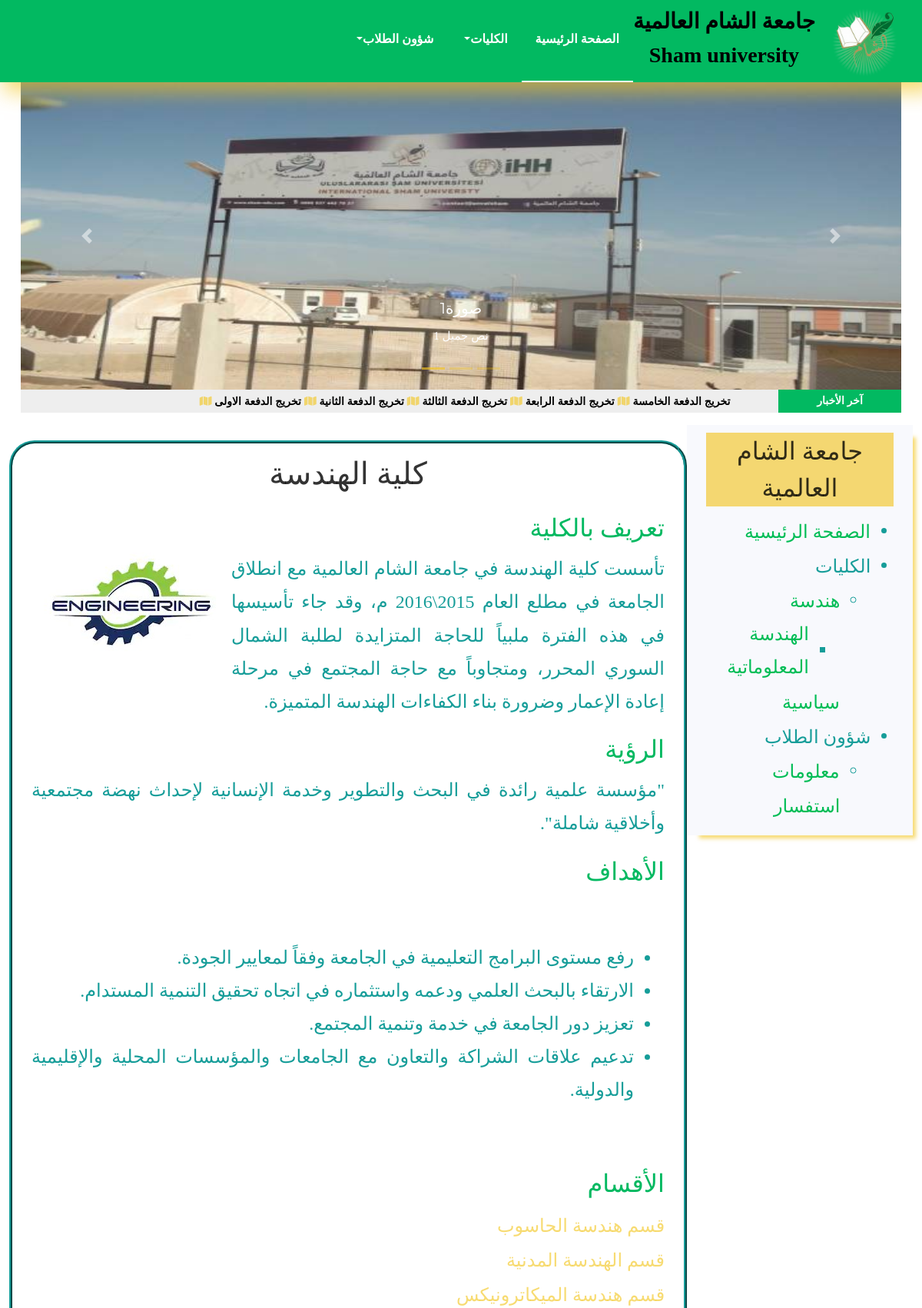
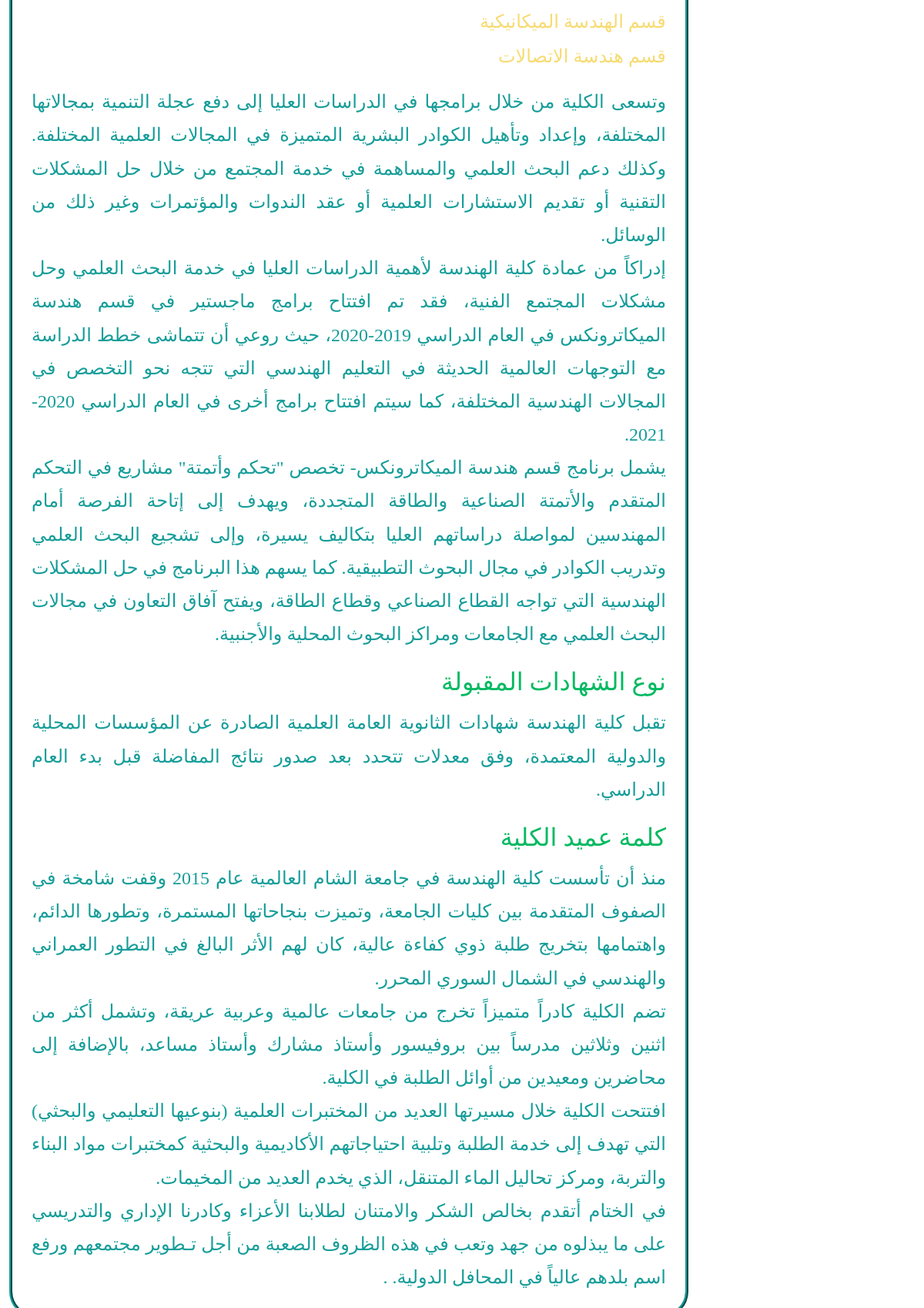
/nav14 (upper part), run on the app's committed database (2 pictures, top to bottom).
### structure/models.py (models this page shows, shortened)
class NavBar(models.Model):
    NAVName = models.CharField(max_length=50)
    NAVHasFather = models.ForeignKey('self', on_delete=models.CASCADE, blank=True, null=True)
    NAVHtml = RichTextUploadingField( blank=True, null=True)
    NAVSlug = models.SlugField(blank=True, null=True)
    def __str__(self):
        return self.NAVName

class MotionImage(models.Model):
    MITitle = models.CharField(max_length=100, default="")
    MIDetail = models.TextField( blank=True, null=True)
    MIImage = models.ImageField(upload_to='motion/', blank=True, null=True)
    MIVisible = models.BooleanField()
    MIRelation = models.ForeignKey(NavBar, on_delete=models.CASCADE, blank=True, null=True)

class News(models.Model):
    NTitle = models.CharField(max_length=100, blank=True, null=True)
    NDetail = models.TextField( blank=True, null=True)
    NShort = models.TextField(blank=True, null=True)
    NImage = models.ImageField(upload_to='news/', blank=True, null=True)
    NDate = models.DateTimeField()

### structure/views.py (the view)
# urls.py: path('<slug:slug>', views.nav_detail, name='nav_detail'),
def nav_detail(request, slug):
    all_news = News.objects.all()
    news = all_news[::-1]
    short = []
    for item in news:
        if item.NShort != "":
            short.append(item.NShort)
    news_short = short[:5]
    nav_detail = NavBar.objects.get(NAVSlug=slug)
    nav = NavBar.objects.all()
    motion = MotionImage.objects.all()
    smotion = MotionImage.objects.filter(MIRelation=nav_detail)
    context = {'nav_detail': nav_detail, 'nav': nav, 'motion': motion, 'news_short': news_short, 'smotion': smotion}
    return render(request, 'structure/nav_detail.html', context)

### structure/templates/structure/nav_detail.html (shortened to what this page needs)
{% load static %}
<!DOCTYPE html>
<html lang="en">
  <head>
    <link rel="stylesheet" href="https://stackpath.bootstrapcdn.com/font-awesome/4.7.0/css/font-awesome.min.css">
    <link rel="stylesheet" href="{% static 'css/animate.css' %}">
    <link rel="stylesheet" href="{% static 'css/owl.carousel.min.css' %}">
    <link rel="stylesheet" href="{% static 'css/owl.theme.default.min.css' %}">
    <link rel="stylesheet" href="{% static 'css/magnific-popup.css' %}">
    <link rel="stylesheet" type="text/css" href="https://www.fontstatic.com/f=hanimation" />
    <link rel="stylesheet" type="text/css" href="https://www.fontstatic.com/f=alhurra" />
    <link rel="stylesheet" href="{% static 'css/bootstrap-datepicker.css' %}">
    <link rel="stylesheet" href="{% static 'css/jquery.timepicker.css' %}">
    <link rel="stylesheet" href="{% static 'css/flaticon.css' %}">
	<link rel="stylesheet" href="{% static 'css/style.css' %}">
	<link rel="stylesheet" href="{% static 'css/hover.css' %}" media="all">
    </head>
    <body>
     <nav class="navbar navbar-expand-lg navbar-dark ftco_navbar bg-dark ftco-navbar-light nav_myedit" style="box-shadow: 10px 8px 24px 5px #f3c623a3;
     " id="ftco-navbar" dir="rtl">
         <div class="container">
             <img src="{% static 'logo.png' %}" height="100px">
             <a class="navbar-brand text-center " href="index.html"><p class="mt-2" style="font-family: 'alhurra';">جامعة الشام العالمية</p><p style="font-family: 'alhurra';">Sham university</p></a>
             <div class="collapse navbar-collapse" id="ftco-nav">
	        		    <div class="navbar-nav ml-auto" >
                            <li class="nav-item active " ><a style="font-size: medium; font-family: 'alhurra';" class="nav-link "href="{% url 'structures:struct' %}">الصفحة الرئيسية</a></li>
                            {% for n in nav %}
                                {% if not n.NAVHasFather %}
                                    <li class="nav-item dropdown"><a class="nav-link dropdown-toggle" style="cursor: pointer;font-size: medium; font-family: 'alhurra' ; text-align: right;"  >
                                        {{n.NAVName}}</a>
                                    </li>
                                {% endif %}
                            {% endfor %}
                        </div>
                    </div>
         </div>
 </nav>
	<div class="container text-center">
		<div id="carouselExampleCaptions" class="carousel slide" data-ride="carousel">
            {% if smotion.count > 0 %}
                <ol class="carousel-indicators">
                    {% for m in smotion %}
                        {% if m.MIVisible == True and m.MIImage %}
                            {% if smotion.first == m %}
                                <li data-target="#carouselExampleCaptions"  class="active"></li>
                            {% else %}
                                <li data-target="#carouselExampleCaptions"  ></li>
                            {% endif %}
                        {% endif %}
                    {% endfor %}
                </ol>
                <div class="carousel-inner">
                    {% for m in smotion %}
                        {% if m.MIVisible == True and m.MIImage %}
                            {% if smotion.first == m %}
                                <div class="carousel-item active">
                            {% else %}
                                <div class="carousel-item ">
                            {% endif %}
                                    <img src="{{m.MIImage.url}}" class="d-block w-100 " alt="...">
                                    <div class="carousel-caption d-none d-md-block">
                                        <h5 style="color: white;">{{m.MITitle}}</h5>
                                        <p>{{m.MIDetail}}</p>
                                    </div>
                                </div>
                        {% endif %}
                    {% endfor %}
            {% else %}
                <ol class="carousel-indicators">
                    {% for m in motion %}
                        {% if m.MIVisible == True and m.MIImage and m.MIRelation == None %}
                            {% if motion.first == m %}
                                <li data-target="#carouselExampleCaptions"  class="active"></li>
                            {% else %}
                                <li data-target="#carouselExampleCaptions"  ></li>
                            {% endif %}
                        {% endif %}
                    {% endfor %}
                </ol>
                <div class="carousel-inner">
                    {% for m in motion %}
                        {% if m.MIVisible == True and m.MIImage and m.MIRelation == None %}
                            {% if motion.first == m %}
                                <div class="carousel-item active">
                            {% else %}
                                <div class="carousel-item ">
                            {% endif %}
                                    <img src="{{m.MIImage.url}}" class="d-block w-100 " alt="...">
                                    <div class="carousel-caption d-none d-md-block">
                                        <h5 style="color: white;">{{m.MITitle}}</h5>
                                        <p>{{m.MIDetail}}</p>
                                    </div>
                                </div>
                        {% endif %}
                    {% endfor %}
            {% endif %}
			</div>
			<a class="carousel-control-prev" href="#carouselExampleCaptions" role="button" data-slide="prev">
				<span class="carousel-control-prev-icon" aria-hidden="true"></span>
			</a>
			<a class="carousel-control-next" href="#carouselExampleCaptions" role="button" data-slide="next">
			  	<span class="carousel-control-next-icon" aria-hidden="true"></span>
			</a>
		</div>
		<div class="onoffswitch3">
			<label class="onoffswitch3-label" for="myonoffswitch3">
				<span class="onoffswitch3-inner">
					<span class="onoffswitch3-active">
							<marquee class="scroll-text" direction="right" >
                                {% for sn in news_short %}
                                    <span class="icon fa fa-map" style="color: #f3c623a3;"></span>
                                    {{ sn }}
                                {% endfor %}
                            </marquee>
						<span class="onoffswitch3-switch" style="  font-family: 'hanimation';">آخر الأخبار</span>
					</span>
				</span>
			</label>
		</div>
		<div class="row pt-2"  dir="rtl">
			<div class="col-lg-3 bg-light" style="box-shadow: 10px 10px 5px -6px #f3c623a3; height: 50%; margin-bottom: 33px;">
				<div class="sidebar" ><h2 style="font-family: 'hanimation';">جامعة الشام العالمية</h2></div>
				<ul style="font-size: x-large; color: #02b961;">
                    <li><a href="{% url 'structures:struct' %}" class="hvr-backward">الصفحة الرئيسية</a></li>
                    {% for n in nav %}
                        {% if not n.NAVHasFather %}
					<li><a class="hvr-backward" style="cursor: pointer;">{{n.NAVName}}</a>
                            <ul>
                                <li>
                                    {% for n1 in nav %}
                                        {% if n1.NAVHasFather == n %}
                                            <a class="hvr-backward" href="{% url 'structures:nav_detail' n1.NAVSlug %}" style="cursor: pointer;">{{n1}}</a>
                                            <ul >
                                                    {% for n2 in nav %}
                                                        {% if n2.NAVHasFather == n1 %}
                                                            <li><a class="hvr-backward" href="{% url 'structures:nav_detail' n2.NAVSlug %}">{{n2}}</a></li>
                                                        {% endif %}
                                                    {% endfor %}
                                                </ul>
                                        {% endif %}
                                    {% endfor %}
                                </li>
                            </ul>
                    {% endif %}
                        {% endfor %}
                    </li>
				</ul>
            </div>
        {% if nav_detail.NAVHtml != None %}
            <div class="col-lg-9" style="border: 4px ridge #169D99;border-radius: 33px; background-color: white; margin-top: 20px;">
                <article style=" padding: 10px; " class="eng_article">
                   <div class="art"> {{ nav_detail.NAVHtml|safe }} </div>
                </article>
            </div>
        {% endif %}
       </div>
	</div>
</body>
</html>

### structure/templates/structure/nav_detail.html (style rules this page uses)
@media (min-width: 800px) { .container { max-width: 98%; } }

### data on the page
NavBar: NAVName "الكليات"
NavBar: NAVName "شؤون الطلاب"
MotionImage: MIVisible True (drawn), MIImage (picture), MITitle "صورة1", MIDetail "نص جميل 1"
MotionImage: MIVisible True (drawn)
MotionImage: MIVisible True (drawn)
News: news_short "تخريج الدفعة الخامسة"
News: news_short "تخريج الدفعة الرابعة"
News: news_short "تخريج الدفعة الثالثة"
News: news_short "تخريج الدفعة الثانية"
News: news_short "تخريج الدفعة الاولى"
NavBar: NAVName "هندسة", NAVHtml "كلية الهندسة تعريف بالكلية تأسست كلية الهندسة في جامعة الشام العالمية مع انطلاق الجامعة في مطلع العام 2015\\2016 م، وقد جاء تأسيسها في هذه الفترة ملبياً للحاجة المتزايدة لطلبة الشمال السوري المحرر، ومتجاوباً مع حاجة المجتمع في مرحلة إعادة الإعمار وضرورة بناء الكفاءات الهندسة المتميزة. الرؤية \"مؤسسة علمية رائدة في البحث والتطوير وخدمة الإنسانية لإحداث نهضة مجتمعية وأخلاقية شاملة\". الأهداف رفع مستوى البرامج التعليمية في الجامعة وفقاً لمعايير الجودة. الارتقاء بالبحث العلمي ودعمه واستثماره في اتجاه تحقيق التنمية المستدام. تعزيز دور الجامعة في خدمة وتنمية المجتمع. تدعيم علاقات الشراكة والتعاون مع الجامعات والمؤسسات المحلية والإقليمية والدولية. الأقسام قسم هندسة الحاسوب قسم الهندسة المدنية قسم…", NAVHtml (picture)
NavBar: NAVName "الهندسة المعلوماتية"
NavBar: NAVName "سياسية"
NavBar: NAVName "معلومات"
NavBar: NAVName "استفسار"
